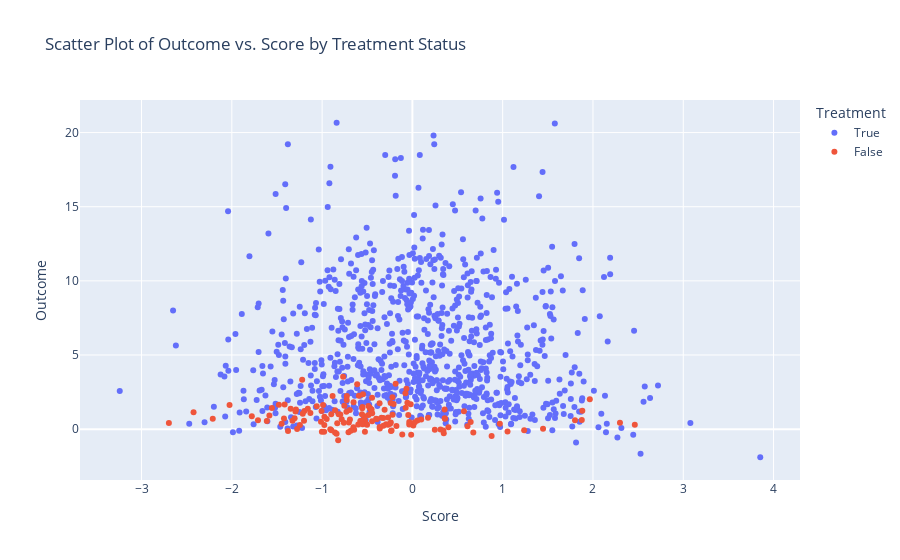

Write notebook code for a chart like this one.
### Code cell
fig = px.scatter(
    x=df['score'],
    y=df['y'],
    color=df['d'].astype(bool),
    labels={
        "x": "Score",   
        "y": "Outcome",
        "color": "Treatment"
    },
    title="Scatter Plot of Outcome vs. Score by Treatment Status"
)

fig.update_layout(
    xaxis_title="Score",
    yaxis_title="Outcome"
)
fig.show()

### Figure 1 — Plotly figure (JSON) as saved in the notebook; plotly's stock layout.template omitted (floating-point values rounded to 4 significant figures; data arrays with more than 128 entries replaced by an {"elided": "..."} marker saying what was removed)
{"data": [{"hovertemplate": "Treatment=True<br>Score=%{x}<br>Outcome=%{y}<extra></extra>", "legendgroup": "True", "marker": {"color": "#636efa", "symbol": "circle"}, "mode": "markers", "name": "True", "orientation": "v", "showlegend": true, "type": "scatter", "x": {"elided": "853 float values"}, "xaxis": "x", "y": {"elided": "853 float values"}, "yaxis": "y"}, {"hovertemplate": "Treatment=False<br>Score=%{x}<br>Outcome=%{y}<extra></extra>", "legendgroup": "False", "marker": {"color": "#EF553B", "symbol": "circle"}, "mode": "markers", "name": "False", "orientation": "v", "showlegend": true, "type": "scatter", "x": {"elided": "147 float values"}, "xaxis": "x", "y": {"elided": "147 float values"}, "yaxis": "y"}], "layout": {"legend": {"title": {"text": "Treatment"}, "tracegroupgap": 0}, "title": {"text": "Scatter Plot of Outcome vs. Score by Treatment Status"}, "xaxis": {"anchor": "y", "domain": [0, 1], "title": {"text": "Score"}}, "yaxis": {"anchor": "x", "domain": [0, 1], "title": {"text": "Outcome"}}}}
